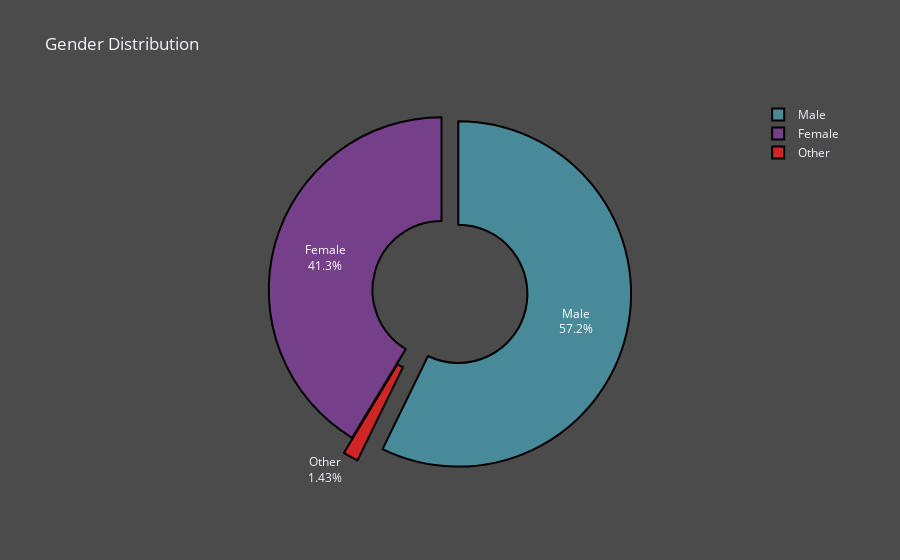

Notebook code cell kept with this figure:
### Markdown cell above
### Univariate Analysis - gender

### Code cell
import plotly.express as px

# Sample data
wedge_size = df_customer_no_na['gender'].value_counts()
wedge_label = ['Male', 'Female', 'Other']

# Define colors
colors = ['#488a99', '#763f89', '#cf2525']  # You can customize these colors

# Create a Pie chart using Plotly Express
fig = px.pie(values=wedge_size, names=wedge_label, 
             color_discrete_sequence=colors, 
             title='Gender Distribution',
             hole=0.4,  # Specify the size of the center hole (0 to 1)
             labels={'label': 'Gender', 'value': 'Count'},  # Customize labels
             template='plotly_dark',  # Choose a template (e.g., 'plotly', 'plotly_dark', 'plotly_white')
             )

# Additional customization options
fig.update_traces(textinfo='percent+label', pull=[0.1, 0, 0.1], marker=dict(line=dict(color='black', width=2)))

# Change the background color
fig.update_layout(
    plot_bgcolor='#4b4b4b',  # Set the background color of the plot area
    paper_bgcolor='#4b4b4b'  # Set the background color of the entire figure
)

# Display the pie chart
fig.show()

### Figure 1 — Plotly figure (JSON) as saved in the notebook; plotly's stock layout.template omitted (floating-point values rounded to 4 significant figures)
{"data": [{"domain": {"x": [0, 1], "y": [0, 1]}, "hole": 0.4, "hovertemplate": "label=%{label}<br>value=%{value}<extra></extra>", "labels": ["Male", "Female", "Other"], "legendgroup": "", "marker": {"line": {"color": "black", "width": 2}}, "name": "", "pull": [0.1, 0, 0.1], "showlegend": true, "textinfo": "percent+label", "type": "pie", "values": [8484, 6129, 212]}], "layout": {"legend": {"tracegroupgap": 0}, "paper_bgcolor": "#4b4b4b", "piecolorway": ["#488a99", "#763f89", "#cf2525"], "plot_bgcolor": "#4b4b4b", "title": {"text": "Gender Distribution"}}}
